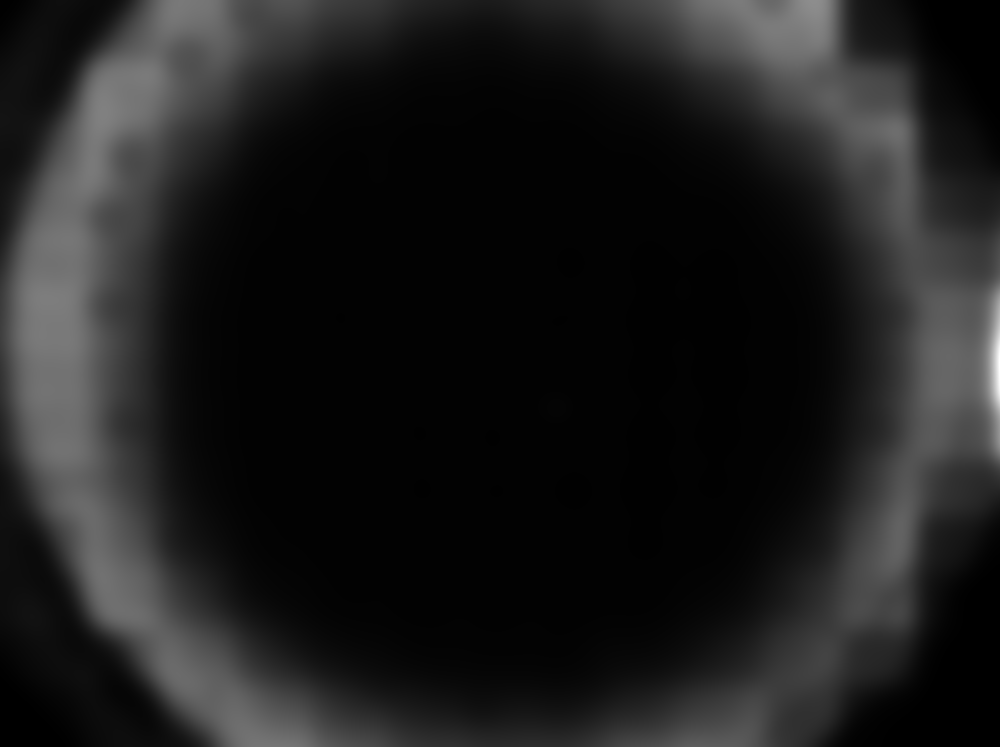
%> input picture oxy_stack_11_may_small_20_gauss0006.tif, 1000 x 747 px
$ octave cellStatistics_20240813_speed_length.m   (GNU Octave 9; MATLAB toolbox functions it lacks are replaced by stand-ins)
%> lines starting %> are read from the running program, lines starting %| are printed output that depends on the picture; in (x1, y1, x2, y2) boxes, pixels count from 0 and x2, y2 are one past the last pixel; in counts of white or black regions, pixels touching at a corner belong together; the program's own positions count from 1
clear all;

% Define image dimensions and load oxygen image
SX=25091; SY=18749;

% read oxygen level
oxy= (abs(imread('oxy_stack_11_may_small_20_gauss0006.tif')));
%> oxy is the input picture: size 747x1000 single; min 0.000302, max 0.158, mean 0.0188
oxy_gray=im2gray(oxy);

% smoothen the oxygen level
oxy_gauss=imgaussfilt(oxy_gray,20);
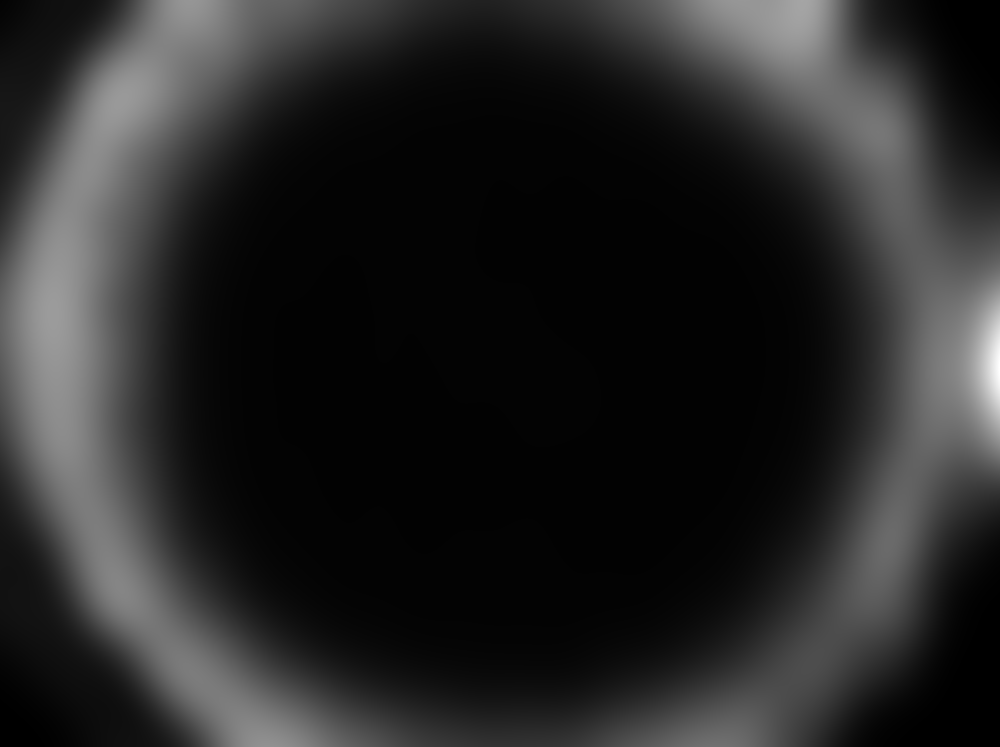
%> oxy_gauss: size 747x1000 single; min 0.000307, max 0.121, mean 0.0189; drawn with min black and max white

% Make the mask
mask0=oxy_gauss>0.035;
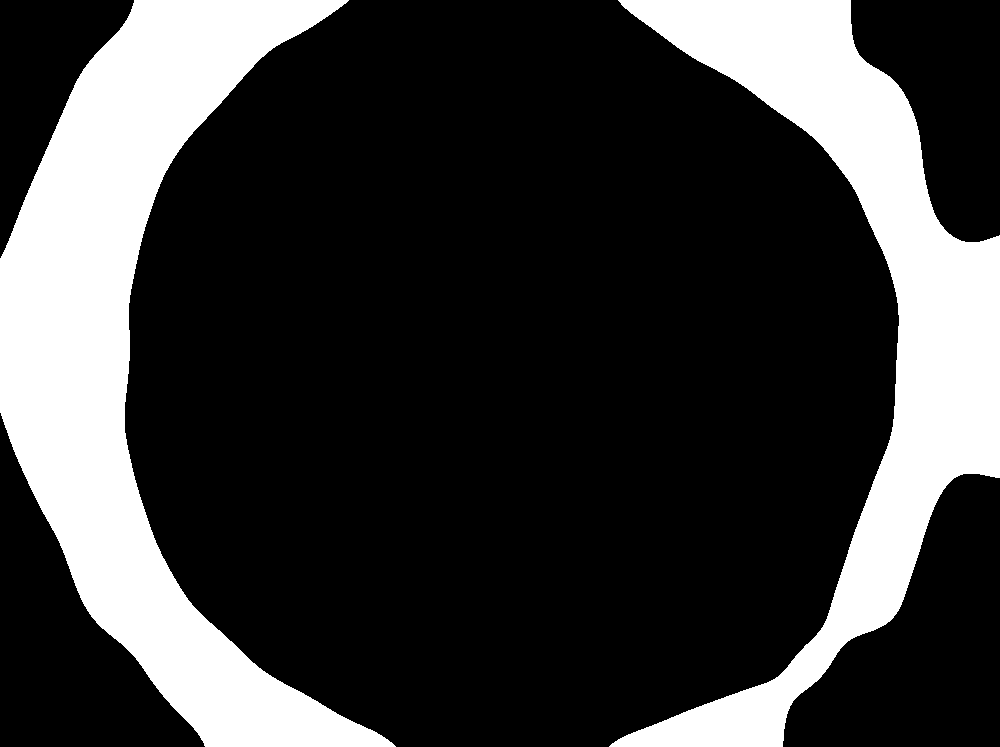
%> mask0: size 747x1000 logical; 23.6% white; 2 white regions, box (x1, y1, x2, y2) and area: (0, 0, 396, 747) 99252, (609, 0, 1000, 747) 77034
xx=1:size(mask0,2);
%> xx = 1000 values from 1 to 1000
yy=1:size(mask0,1);
%> yy = 747 values from 1 to 747
[XX,YY]=meshgrid(xx,yy);
mask0(XX>950)=0;
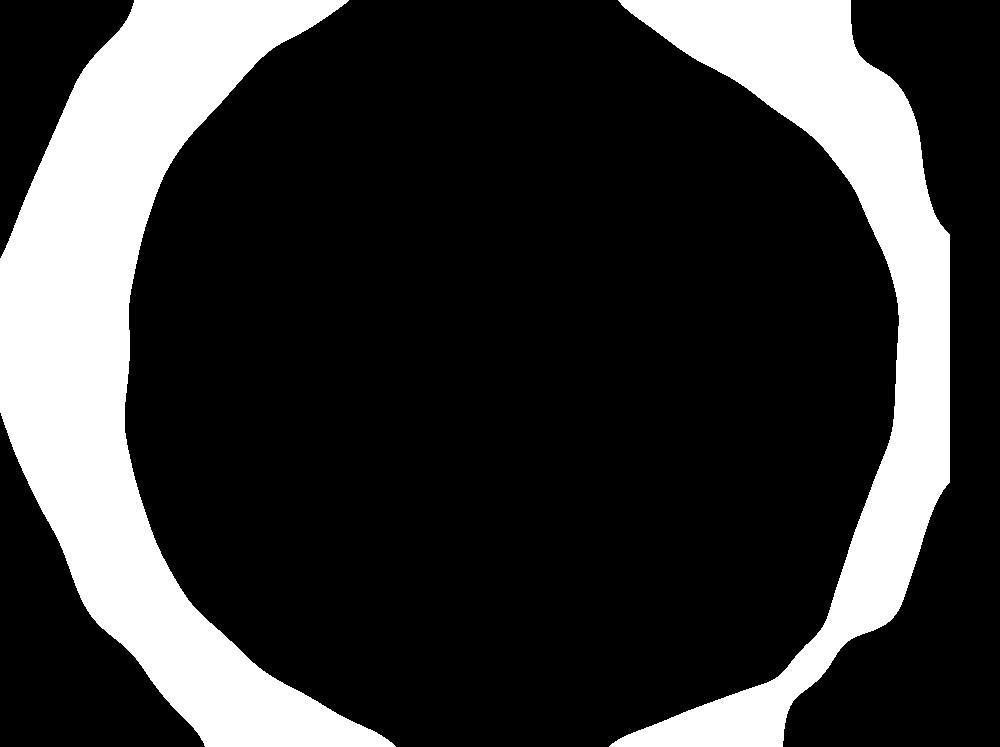
%> mask0: size 747x1000 logical; 22% white; 2 white regions, box (x1, y1, x2, y2) and area: (0, 0, 396, 747) 99252, (609, 0, 950, 747) 65213
%> (the run ends here)
